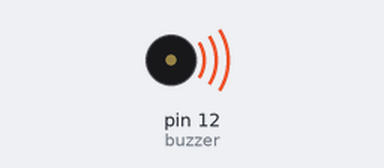
Bench run of a sketch on a simulated Arduino Uno, built with avr-gcc and run on an emulated ATmega328P. Parts: buzzer (waves = sounding).

Above: at 0.1 s.
Timing chart, 0 to 1.6 s (numbered marks = the images above):
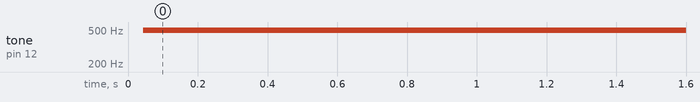

Measured:
- by itself, tone on pin 12 (buzzer): silent → 495 Hz at 0.04 s

The sketch:

jikken_bz.ino
```cpp
int buzzer=12; // 12番にブザーを接続
void setup(){
    pinMode(buzzer,OUTPUT);
}
void loop(){
    digitalWrite(buzzer,HIGH);
    delay(1);
    digitalWrite(buzzer,LOW);
    delay(1);
}
```
